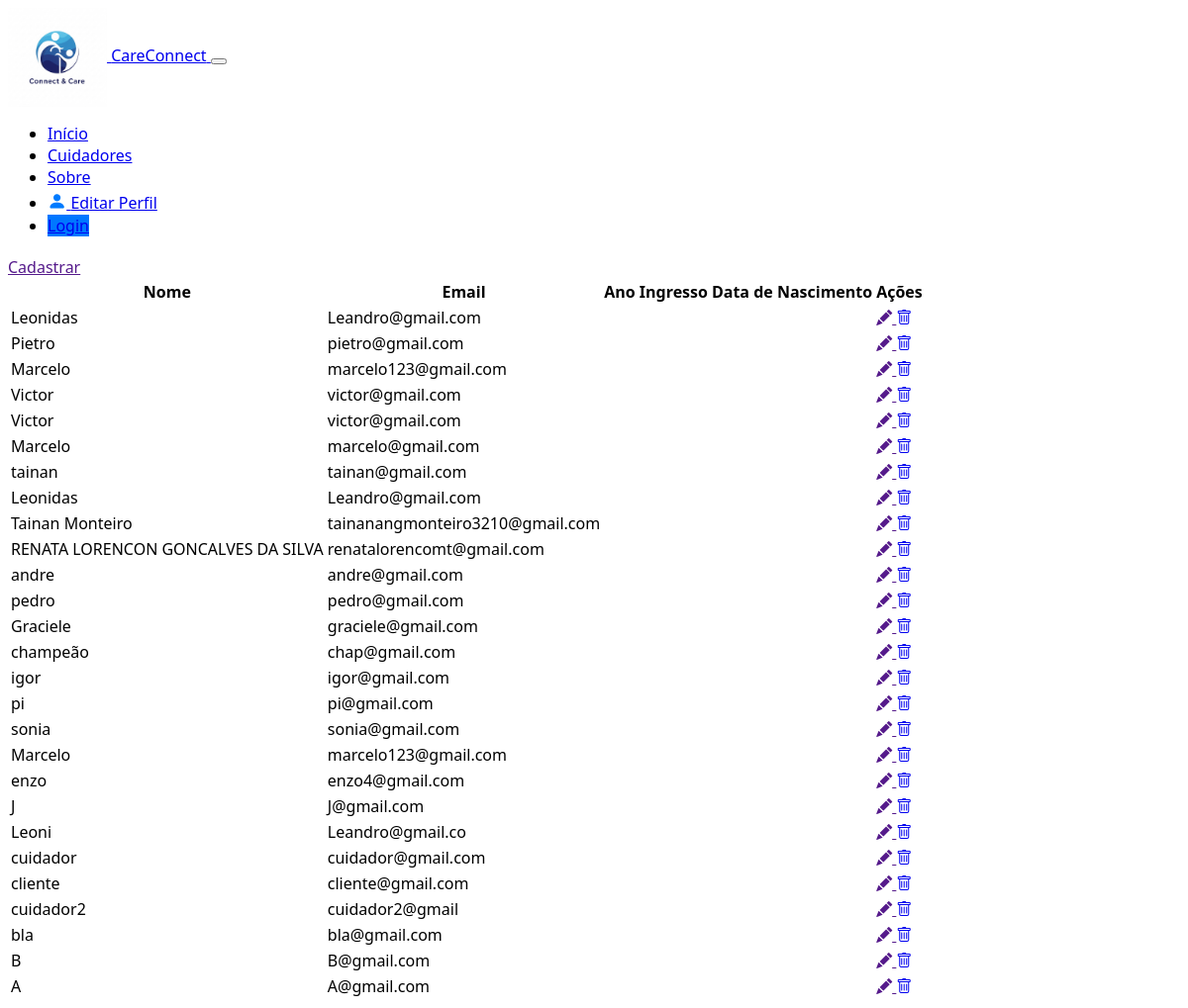
Before: /usuario with the older database file.
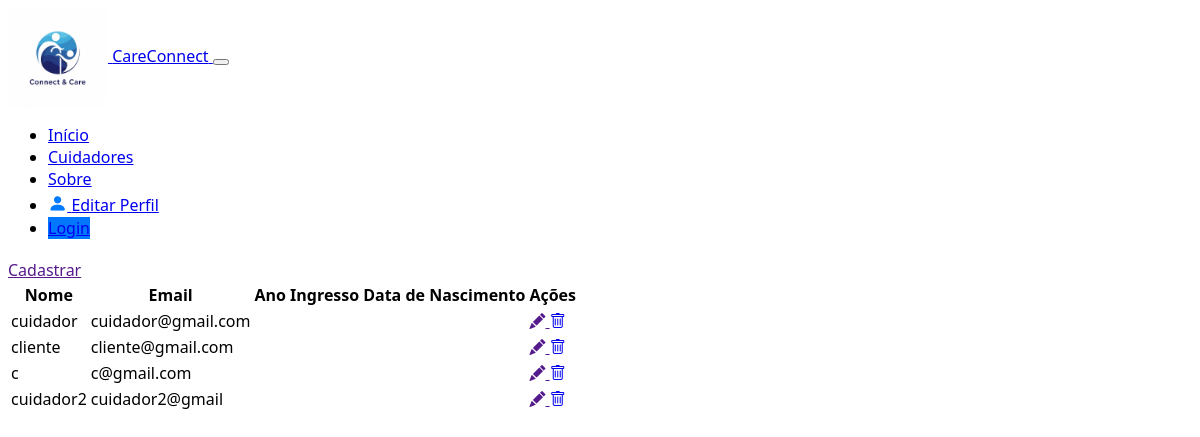
After: the same page with the newer database file.
### pfi/models.py (models this page shows, shortened)
class Usuario(models.Model):
    nome = models.CharField(max_length=100)
    email = models.EmailField()
    cpf = models.CharField(max_length=20)
    telefone = models.CharField(max_length=15)
    senha = models.CharField(max_length=128)
    data_cadastro = models.DateTimeField(auto_now_add=True)
    data_nasc = models.DateField()
    foto = models.ImageField(upload_to="fotos_cuidadores/", null=True, blank=True)

### pfi/views.py (the view)
# urls.py: path('usuario', UsuarioListView.as_view(), name='usuario'),
class UsuarioListView(ListView):
    model = Usuario
    template_name = 'usuario.html'
    context_object_name = 'usuarios'

### pfi/templates/usuario.html (shortened to what this page needs)
{% extends 'page.html' %}
{% block conteudo %}
<div class="content container mt-4">
    <div class="text-end">
        <a class="btn btn-success" href="">Cadastrar </a>
    </div>
    <table>
        <thead class='table-dark'>
        <tr>
            <th>Nome</th>
            <th>Email</th>
            <th>Ano Ingresso</th>
            <th>Data de Nascimento</th>
            <th>Ações</th>
        </tr>
        </thead>
        <tbody>
        {% for al in usuarios %}
        <tr>
            <td>{{ al.nome }}</td>
            <td>{{ al.email }}</td>
            <td>{{ al.ano_ingresso }}</td>
            <td>{{ al.data_nascimento }}</td>
            <td>
                <a href="">
                    <i class="bi bi-pencil-fill"></i>
                </a>
                <a class="text-danger" href=”">
                    <i class="bi bi-trash"></i>
                </a>
            </td>
        </tr>
        {% endfor %}
        </tbody>
    </table>
</div>
{% endblock conteudo %}

### pfi/templates/page.html (shortened to what this page needs)
{% load static %}
<!DOCTYPE html>
<html lang="pt-br">
<head>
    <link rel="stylesheet" href="{% static 'style.css' %}">
<link href="https://cdn.jsdelivr.net/npm/bootstrap@5.3.3/dist/css/bootstrap.min.css" rel="stylesheet"integrity="sha384-QWTKZyjpPEjISv5WaRU9OFeRpok6YctnYmDr5pNlyT2bRjXh0JMhjY6hW+ALEwIH"crossorigin="anonymous">
<link rel="stylesheet"href="https://cdn.jsdelivr.net/npm/bootstrap-icons@1.10.3/font/bootstrap-icons.css">
 <link rel="stylesheet"href="https://use.fontawesome.com/releases/v5.0.8/css/all.css"integrity="sha3843AB7yXWz4OeoZcPbieVW64vVXEwADiYyAEhwilzWsLw+9FgqpyjjStpPnpBO8o8S"crossorigin="anonymous">
</head>
<body>
{% include 'menu.html' %}
<div class="frame">
    {% block conteudo %}
    {% endblock %}
</div>
</body>
</html>

### pfi/templates/menu.html (shortened to what this page needs)
{% load static %}
<nav class="navbar navbar-expand-lg navbar-light bg-white shadow-sm py-3">
    <div class="container">
        <a class="navbar-brand d-flex align-items-center" href="#">
            <img src="{% static 'imagens/logo.jpeg' %}" alt="CareConnect" height="100" class="me-2">
            <span class="fw-bold text-primary">CareConnect</span>
        </a>
        <button class="navbar-toggler" type="button" data-bs-toggle="collapse" data-bs-target="#navbarNav">
        </button>
        <div class="collapse navbar-collapse justify-content-end" id="navbarNav">
            <ul class="navbar-nav">
                <li class="nav-item">
                    <a class="nav-link active" href="{% url 'home' %}">Início</a>
                </li>
                <li class="nav-item">
                    <a class="nav-link" href="{% url 'cuidadores' %}">Cuidadores</a>
                </li>
                <li class="nav-item">
                    <a class="nav-link" href="{% url 'sobre' %}">Sobre</a>
                </li>
                <li class="nav-item d-flex align-items-center">
                    {% if request.session.is_cuidador %}
                    <a class="nav-link d-flex align-items-center gap-1 py-2"
                       href="{% url 'editar_perfil_cuidador' %}">
                        {% else %}
                        <a class="nav-link d-flex align-items-center gap-1 py-2"
                           href="{% url 'editar_perfil_cliente' %}">
                            {% endif %}
                            <i class="bi bi-person-fill" style="font-size: 1.2rem; color:#007bff;"></i>
                            <span>Editar Perfil</span>
                        </a>
                </li>
                {% if request.session.user_logado %}
                <li class="nav-item">
                    <a class="btn btn-outline-danger ms-3" href="{% url 'logout' %}">Sair da conta</a>
                </li>
                {% else %}
                <li class="nav-item">
                    <a class="btn btn-primary ms-3" href="{% url 'login' %}">Login</a>
                </li>
                {% endif %}
            </ul>
        </div>
    </div>
</nav>

### pfi/static/style.css (style rules this page uses)
body { font-family: 'Segoe UI', Tahoma, Geneva, Verdana, sans-serif; }
.btn-primary { background-color: #0077ff; border: none; }
.navbar-brand img { display: inline-block; vertical-align: middle; }

Changed rows visible on the page:
removed Usuario: nome "Leonidas", email "Leandro@gmail.com"
removed Usuario: nome "Pietro", email "pietro@gmail.com"
removed Usuario: nome "Marcelo", email "marcelo123@gmail.com"
removed Usuario: nome "Victor", email "victor@gmail.com"
removed Usuario: nome "Victor", email "victor@gmail.com"
removed Usuario: nome "Marcelo", email "marcelo@gmail.com"
removed Usuario: nome "tainan", email "tainan@gmail.com"
removed Usuario: nome "Leonidas", email "Leandro@gmail.com"
removed Usuario: nome "Tainan Monteiro", email "tainanangmonteiro3210@gmail.com"
removed Usuario: nome "RENATA LORENCON GONCALVES DA SILVA", email "renatalorencomt@gmail.com"
removed Usuario: nome "andre", email "andre@gmail.com"
removed Usuario: nome "pedro", email "pedro@gmail.com"
removed Usuario: nome "Graciele", email "graciele@gmail.com"
removed Usuario: nome "champeão", email "chap@gmail.com"
removed Usuario: nome "igor", email "igor@gmail.com"
removed Usuario: nome "pi", email "pi@gmail.com"
removed Usuario: nome "sonia", email "sonia@gmail.com"
removed Usuario: nome "Marcelo", email "marcelo123@gmail.com"
removed Usuario: nome "enzo", email "enzo4@gmail.com"
removed Usuario: nome "J", email "J@gmail.com"
removed Usuario: nome "Leoni", email "Leandro@gmail.co"
removed Usuario: nome "bla", email "bla@gmail.com"
removed Usuario: nome "B", email "B@gmail.com"
removed Usuario: nome "A", email "A@gmail.com"
added Usuario: nome "c", email "c@gmail.com"
